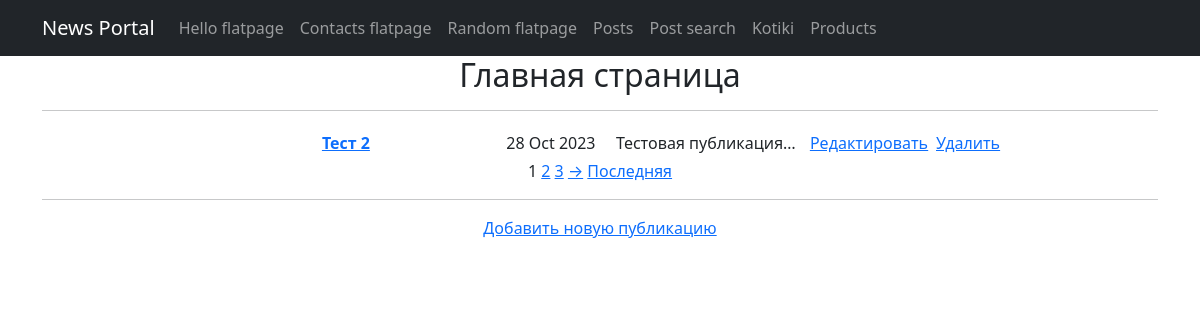
Page /news/ on the committed database.
### news/models.py (models this page shows, shortened)
class Post(models.Model):
    author = models.ForeignKey(Author, on_delete=models.CASCADE, related_name='posts')
    article = 'ART'
    news = 'NEW'
    POSTS = [
        (article, "Статья"),
        (news, "Новость")
    ]
    type = models.CharField(max_length=3,
                            choices=POSTS,
                            default=article)
    creation_time = models.DateTimeField(auto_now_add=True)
    title = models.CharField(max_length=255)
    text = models.TextField()
    rating = models.IntegerField(default=0)
    category = models.ManyToManyField(Category, through='PostCategory')
    class Meta:
        verbose_name = 'Публикация'
        verbose_name_plural = 'Публикации'

### news/views.py (the view, shortened to what this page needs)
# urls.py: path('', PostList.as_view()),
class PostList(ListView):
    model = Post
    ordering = '-creation_time'
    template_name = 'news_app/news_list.html'
    context_object_name = 'news_all'
    paginate_by = 1
    form_class = PostForm
    def get_context_data(self, **kwargs):
        context = super().get_context_data(**kwargs)
        context['posts'] = Post.objects.all()
        context['form'] = PostForm()
        return context

### templates/news_app/news_list.html (shortened to what this page needs)
{% extends 'flatpages/default.html' %}
{% block content %}
    <h2>Главная страница</h2>
    <hr>
    {% if news_all %}
        <table align="center" cellpadding="4">
            {% for news in news_all %}
            <tr>
                <td width="300"><a href="{% url 'post_detail' news.id %}"><b>{{ news.title }}</b></a>
                <td width="110">{{ news.creation_time|date:'d M Y' }}</td>
                <td width="200">{{ news.text|truncatechars:20 }}</td>
                <td width="50"><a href="{% url 'post_update' news.id %}"><u> Редактировать </u></a>
                <td width="50"><a href="{% url 'post_delete' news.id %}"><u> Удалить </u></a>
            </tr>
            {% endfor %}
        </table>
    {% else %}
            <h3>Публикаций нет!</h3>
    {% endif %}
{% if is_paginated %}
    {% for num in page_obj.paginator.page_range %}
        {% if page_obj.number == num %}
            <a>{{ num }}</a>
        {% elif num > page_obj.number|add:'-3' and num < page_obj.number|add:'3' %}
            <a href="?page={{ num }}">{{ num }}</a>
        {% endif %}
    {% endfor %}
    {% if page_obj.has_next %}
        <a href="?page={{ page_obj.next_page_number }}">→</a>
        <a href="?page={{ page_obj.paginator.num_pages }}">Последняя</a>
    {% endif %}
{% endif %}
<hr>
<a href="{% url 'post_create' %}">Добавить новую публикацию</a> <br>
{% endblock content %}

### rows in the picture
Post: title "Тест 2", creation_time "28 Oct 2023", text "Тестовая публикация…"

### other values in the picture
{{ num }} "1"
{{ num }} "2" "3"
